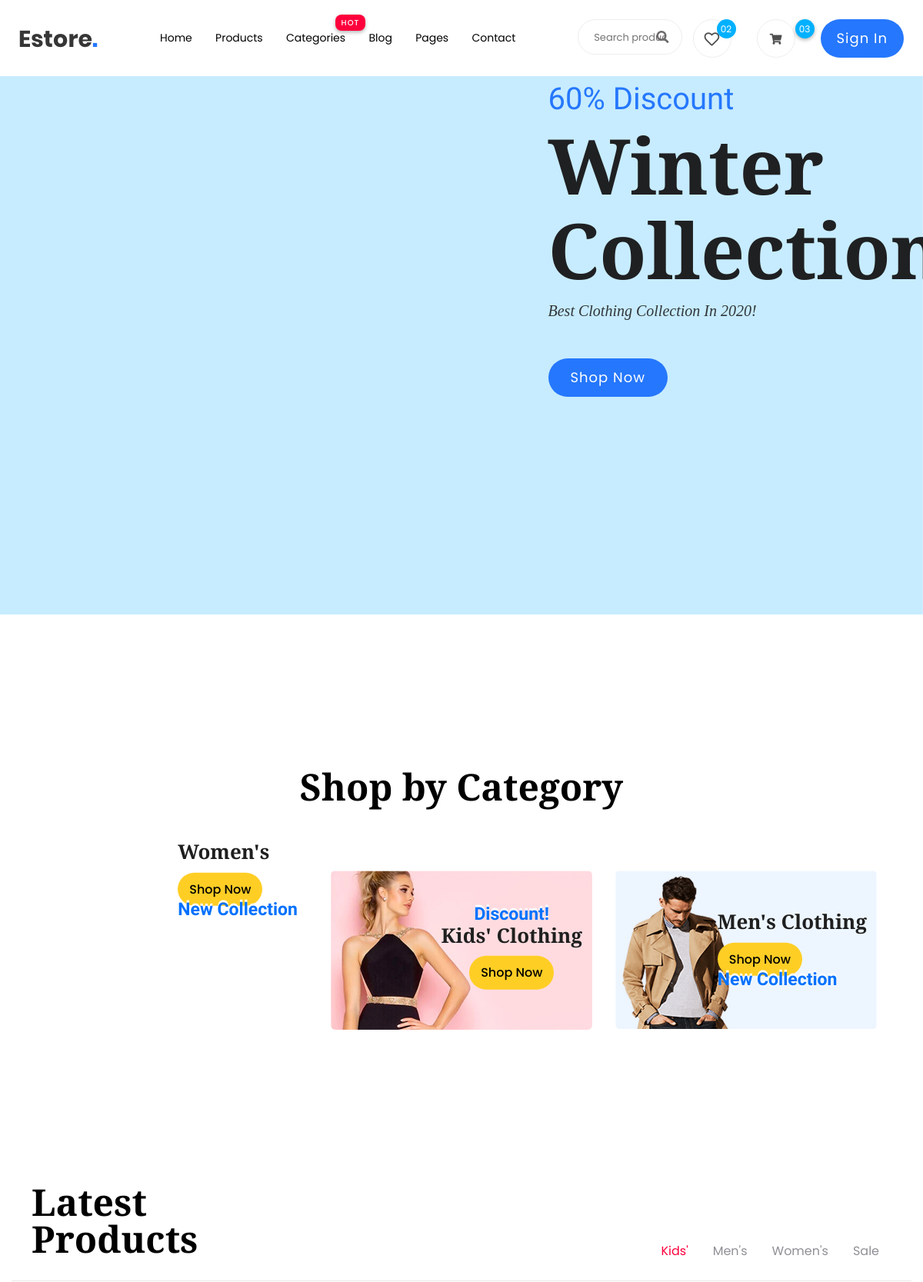
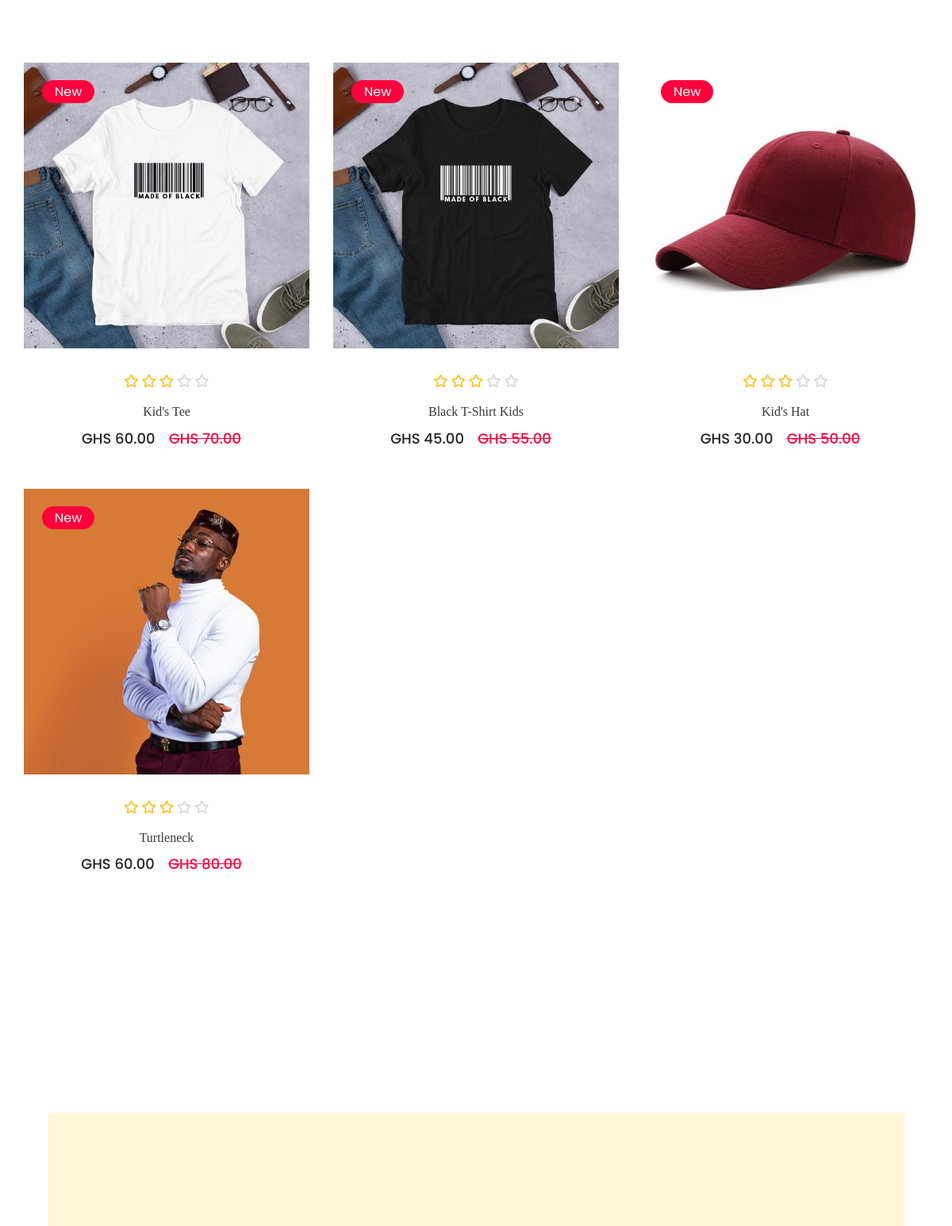
The page / (upper part) on the database its author committed (2 pictures, top to bottom).
### basic_store/models.py (models this page shows, shortened)
class Product(models.Model):
    title = models.CharField(max_length=500)
    description = models.TextField()
    price = models.DecimalField(decimal_places=2, max_digits=10)
    compare_at_price = models.DecimalField(decimal_places=2, max_digits=10, null=True, blank=True)
    stock_quantity = models.IntegerField(default=0, blank=True)
    category = models.ForeignKey(Category, on_delete=models.CASCADE, related_name='products')
    image = models.ImageField(upload_to='product_images', blank=True, null=True)
    rating = models.IntegerField(default=5, blank=True)
    digital = models.BooleanField(default=False, blank=True, null=True)

### basic_store/views.py (the view)
# urls.py: path('', views.IndexView.as_view(), name='index'),
class IndexView(generic.ListView):
    context_object_name = 'products'
    model = Product
    template_name = 'basic_store/index.html'

### basic_store/context_processors.py (called while the page is built)
def category_nav(request):
    all_categories = Category.objects.all()
    return {'all_categories': all_categories}

def mens_cat_products(request):
    mens_cat = Category.objects.get(pk=1)
    mens_products = mens_cat.products.all()
    return {'mens_products': mens_products}

def womens_cat_products(request):
    womens_cat = Category.objects.get(pk=2)
    womens_products = womens_cat.products.all()
    return {'womens_products': womens_products}

def kids_cat_products(request):
    kids_cat = Category.objects.get(pk=3)
    kids_products = kids_cat.products.all()
    return {'kids_products': kids_products}

### basic_store/templates/basic_store/index.html (shortened to what this page needs)
{% extends 'basic_store/base.html' %} {% load static %} {% block content %}
<main>
  <div class="slider-area">
    <div class="slider-active">
      <div
        class="single-slider slider-height"
        data-background="assets/img/hero/h1_hero.jpg"
      >
        <div class="container">
          <div class="row d-flex align-items-center justify-content-between">
            <div class="col-xl-6 col-lg-6 col-md-6 col-sm-6 d-none d-md-block">
            </div>
            <div class="col-xl-5 col-lg-5 col-md-5 col-sm-8">
              <div class="hero__caption">
                <span data-animation="fadeInRight" data-delay=".4s"
                  >60% Discount</span
                >
                <h1 data-animation="fadeInRight" data-delay=".6s">
                  Winter <br />
                  Collection
                </h1>
                <p data-animation="fadeInRight" data-delay=".8s">
                  Best Clothing Collection In 2020!
                </p>
                <div
                  class="hero__btn"
                  data-animation="fadeInRight"
                  data-delay="1s"
                >
                  <a href="industries.html" class="btn hero-btn">Shop Now</a>
                </div>
              </div>
            </div>
          </div>
        </div>
      </div>
    </div>
  </div>
  <section class="category-area section-padding30">
    <div class="container-fluid">
      <div class="row">
        <div class="col-lg-12">
          <div class="section-tittle text-center mb-85">
            <h2>Shop by Category</h2>
          </div>
        </div>
      </div>
      <div class="row">
        <div class="col-xl-4 col-lg-6">
          <div class="single-category mb-30">
            <div class="category-img">
              <div class="category-caption">
                <h2>Women's</h2>
                <span class="best"
                  ><a href="{% url 'basic_store:category_detail' pk=2 %}"
                    >Shop Now</a
                  ></span
                >
                <span class="collection">New Collection</span>
              </div>
            </div>
          </div>
        </div>
        <div class="col-xl-4 col-lg-6">
          <div class="single-category mb-30">
            <div class="category-img text-center">
              <img
                src="{% static 'basic_storeassets/img/categori/cat2.jpg' %}"
                alt=""
              />
              <div class="category-caption">
                <span class="collection">Discount!</span>
                <h2>Kids' Clothing</h2>
                <span class="best"
                  ><a href="{% url 'basic_store:category_detail' pk=3 %}"
                    >Shop Now</a
                  ></span
                >
              </div>
            </div>
          </div>
        </div>
        <div class="col-xl-4 col-lg-6">
          <div class="single-category mb-30">
            <div class="category-img">
              <div class="category-caption">
                <h2>Men's Clothing</h2>
                <span class="best"
                  ><a href="{% url 'basic_store:category_detail' pk=1 %}"
                    >Shop Now</a
                  ></span
                >
                <span class="collection">New Collection</span>
              </div>
            </div>
          </div>
        </div>
      </div>
    </div>
  </section>
  <section class="latest-product-area padding-bottom">
    <div class="container">
      <div class="row product-btn d-flex justify-content-end align-items-end">
        <div class="col-xl-4 col-lg-5 col-md-5">
          <div class="section-tittle mb-30">
            <h2>Latest Products</h2>
          </div>
        </div>
        <div class="col-xl-8 col-lg-7 col-md-7">
          <div class="properties__button f-right">
            <nav>
              <div class="nav nav-tabs" id="nav-tab" role="tablist">
                <a
                  class="nav-item nav-link active"
                  id="nav-home-tab"
                  data-toggle="tab"
                  href="#nav-home"
                  role="tab"
                  aria-controls="nav-home"
                  aria-selected="true"
                  >Kids'</a
                >
                <a
                  class="nav-item nav-link"
                  id="nav-profile-tab"
                  data-toggle="tab"
                  href="#nav-profile"
                  role="tab"
                  aria-controls="nav-profile"
                  aria-selected="false"
                  >Men's</a
                >
                <a
                  class="nav-item nav-link"
                  id="nav-contact-tab"
                  data-toggle="tab"
                  href="#nav-contact"
                  role="tab"
                  aria-controls="nav-contact"
                  aria-selected="false"
                  >Women's</a
                >
                <a
                  class="nav-item nav-link"
                  id="nav-last-tab"
                  data-toggle="tab"
                  href="#nav-last"
                  role="tab"
                  aria-controls="nav-contact"
                  aria-selected="false"
                  >Sale</a
                >
              </div>
            </nav>
          </div>
        </div>
      </div>
      <div class="tab-content" id="nav-tabContent">
        <div
          class="tab-pane fade show active"
          id="nav-home"
          role="tabpanel"
          aria-labelledby="nav-home-tab"
        >
          <div class="row">
            {% for product in kids_products %}
            <div class="col-xl-4 col-lg-4 col-md-6">
              <div class="single-product mb-60">
                <div class="product-img">
                  <img src="{{ product.image.url }}" alt="" />
                  <div class="new-product">
                    <span>New</span>
                  </div>
                </div>
                <div class="product-caption">
                  <div class="product-ratting">
                    <i class="far fa-star"></i>
                    <i class="far fa-star"></i>
                    <i class="far fa-star"></i>
                    <i class="far fa-star low-star"></i>
                    <i class="far fa-star low-star"></i>
                  </div>
                  <h4>
                    <a
                      href="{% url 'basic_store:product_detail' pk=product.pk %}"
                      >{{ product.title }}</a
                    >
                  </h4>
                  <div class="price">
                    <ul>
                      <li>GHS {{ product.price }}</li>
                      <li class="discount">
                        GHS {{ product.compare_at_price }}
                      </li>
                    </ul>
                  </div>
                </div>
              </div>
            </div>
            {% endfor %}
          </div>
        </div>
      </div>
    </div>
  </section>
  <div class="best-product-area lf-padding">
    <div
      class="product-wrapper bg-height"
      style="
        background-image: url('{% static 'basic_storeassets/img/categori/card.png' %}');
      "
    >
      <div class="container position-relative">
        <div class="row justify-content-between align-items-end">
          <div class="col-xl-8 col-lg-8">
            <div class="best-product-caption">
            </div>
          </div>
        </div>
      </div>
    </div>
  </div>
</main>
{% endblock %}

### rows shown on the page
Product: image (picture), title "Kid's Tee", price "60.00", compare_at_price "70.00"
Product: image (picture), title "Black T-Shirt Kids", price "45.00", compare_at_price "55.00"
Product: image (picture), title "Kid's Hat", price "30.00", compare_at_price "50.00"
Product: image (picture), title "Turtleneck", price "60.00", compare_at_price "80.00"
